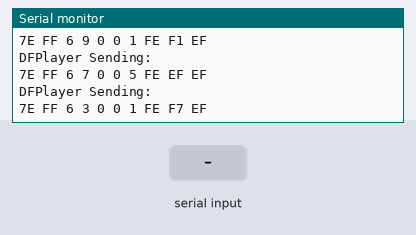
A program run on a simulated Arduino Uno, built with avr-gcc and run on an emulated ATmega328P. Shown: the last lines printed to the serial monitor. The inputs (shaded band) are chosen by the test bench.

Above: at 2.3 s.
2.4 s: "n" received over Serial
At 3.4 s:
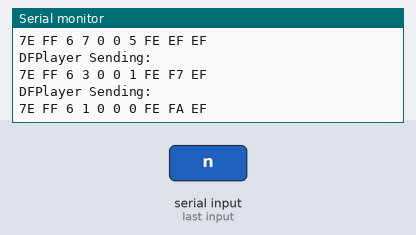
3.9 s: "p" received over Serial
At 4.6 s:
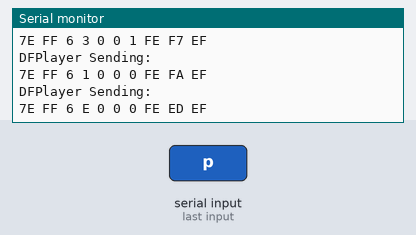
5.4 s: "p" received over Serial
At 6.9 s:
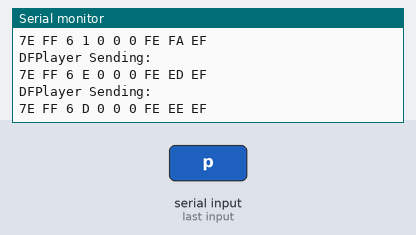

Measured:
- after the input at 2.4 s, the serial monitor: prints a new line at once (image 1)
- after the input at 3.9 s, the serial monitor: prints a new line at once (image 2)
- after the input at 5.4 s, the serial monitor: prints a new line at once (image 3)

The program:

main.cpp
```cpp
#include <Arduino.h>
#include <SoftwareSerial.h>
#include <dfplayer.h>

SoftwareSerial playerSerial(10, 11);
DFPlayer player;

void setup() {
  Serial.begin(9600);

  playerSerial.begin(9600);

  player.begin(playerSerial);
  player.reset();
  delay(1000);

  player.setVolume(15);
  player.setSource(DFPLAYER_SOURCE_TF);
  player.setEQ(DFPLAYER_EQ_BASE);
  player.start(1);
}

bool paused;

void loop() {
  while(Serial.available() ) {
    switch(Serial.read()) {
      case 'n':
        player.next();
        break;
      case 'u':
        player.volumeUp();
        break;
      case 'd':
        player.volumeDown();
        break;
      case 'p':
        paused = !paused;

        if (paused) {
          player.pause();
        } else {
          player.play();
        }
    }
  }
}
```
